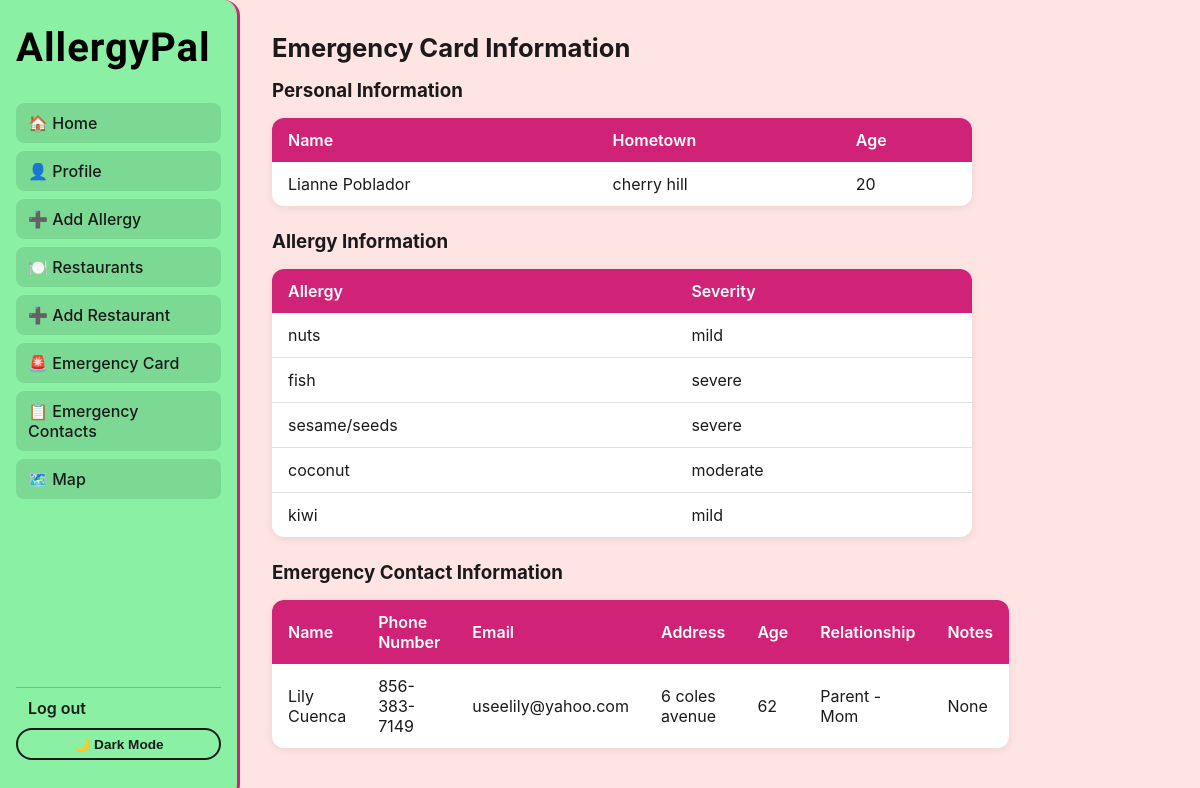
/emergency (signed in), run on the app's committed database.
### tables this page shows
CREATE TABLE users (
    id INTEGER PRIMARY KEY AUTOINCREMENT,
    email TEXT NOT NULL UNIQUE,
    username TEXT NOT NULL UNIQUE,
    hash TEXT NOT NULL,
    name TEXT NOT NULL,
    age INTEGER NOT NULL,
    hometown TEXT NOT NULL,
    food_pref TEXT NOT NULL,
    created_at DATE NOT NULL
);

CREATE TABLE user_allergies (
    user_id INTEGER NOT NULL,
    allergy_id INTEGER NOT NULL,
    severity TEXT NOT NULL,
    notes TEXT,
    PRIMARY KEY (user_id, allergy_id), -- user_id and allergy_id is how this table is referenced
    FOREIGN KEY (user_id) REFERENCES users(id), -- user_id must match real user.id in users
    FOREIGN KEY (allergy_id) REFERENCES allergies(id) -- allergy_id must reference an allergy in the allergies table with an ID
);

CREATE TABLE allergies (
    id INTEGER PRIMARY KEY AUTOINCREMENT,
    name TEXT NOT NULL,
    category TEXT
);

CREATE TABLE emergency_contacts (
    id INTEGER PRIMARY KEY AUTOINCREMENT,
    user_id INTEGER NOT NULL,
    contact_name TEXT NOT NULL,
    phone TEXT NOT NULL,
    age INTEGER,
    email TEXT,
    address TEXT,
    relationship TEXT,
    notes TEXT,
    FOREIGN KEY (user_id) REFERENCES users(id)
);

### app.py (the view)
@app.route("/emergency", methods=["GET"])
@login_required
def emergency():
    current = session["user_id"]
    user_info = db.execute(
        """SELECT name, age, hometown
        FROM users
        WHERE id = ?""",
        current)
    allergies = db.execute(
        """SELECT name, severity
        FROM user_allergies
        JOIN allergies
        ON user_allergies.allergy_id = allergies.id
        WHERE user_allergies.user_id = ?""",
        current)
    contacts = db.execute(
        """SELECT contact_name, phone, email, address, age, relationship, notes
        FROM emergency_contacts
        WHERE user_id = ?""",
        current)
    return render_template(
        "emergency.html",
        user_info = user_info,
        allergies = allergies,
        contacts = contacts,
    )

### helpers.py (called while the page is built)
def login_required(f):
    @wraps(f)
    def wrapped(*args, **kwargs):
        if session.get("user_id") is None:
            return redirect("/login")
        return f(*args, **kwargs)
    return wrapped

### templates/emergency.html (shortened to what this page needs)
{% extends "layout.html" %}
{% block body %}
<div class="container mt-4" style="max-width: 700px;">
    <h2 class="mb-4">Emergency Card Information</h2>
    {% if user_info %}
    <h3 class="mt-5 mb-3">Personal Information</h3>
    <table>
        <thead>
            <tr>
                <th>Name</th>
                <th>Hometown</th>
                <th>Age</th>
            </tr>
        </thead>
        <tbody>
            {% for u in user_info %}
            <tr>
                <td>{{ u.name }}</td>
                <td>{{ u.hometown }}</td>
                <td>{{ u.age }}</td>
            </tr>
            {% endfor %}
        </tbody>
    </table>
    {% endif %}
    {% if user_info %}
    <h3 class="mt-5 mb-3">Allergy Information</h3>
    <table>
        <thead>
            <tr>
                <th>Allergy</th>
                <th>Severity</th>
            </tr>
        </thead>
        <tbody>
            {% for a in allergies %}
            <tr>
                <td>{{ a.name }}</td>
                <td>{{ a.severity }}</td>
            </tr>
            {% endfor %}
        </tbody>
    </table>
    {% endif %}
    {% if user_info %}
    <h3 class="mt-5 mb-3">Emergency Contact Information</h3>
    <table>
        <thead>
            <tr>
                <th>Name</th>
                <th>Phone Number</th>
                <th>Email</th>
                <th>Address</th>
                <th>Age</th>
                <th>Relationship</th>
                <th>Notes</th>
            </tr>
        </thead>
        <tbody>
            {% for c in contacts %}
            <tr>
                <td>{{ c.contact_name }}</td>
                <td>{{ c.phone }}</td>
                <td>{{ c.email }}</td>
                <td>{{ c.address }}</td>
                <td>{{ c.age }}</td>
                <td>{{ c.relationship }}</td>
                <td>{{ c.notes }}</td>
            </tr>
            {% endfor %}
        </tbody>
    </table>
    {% endif %}
</div>
{% endblock %}

### static/styles.css (style rules this page uses)
:root { --red: #d02276; --green: #0f862d; --bg: #ffe4e4; --surface: #ff9f9f; --text: #1a1a1a; --sidebar-bg: #8af1a4; --sidebar-text: #1a1a1a; --border: #e0e0e0; }
* { margin: 0; padding: 0; box-sizing: border-box; }
body { background-color: var(--bg); color: var(--text); font-family: 'Inter', 'Segoe UI', sans-serif; transition: background-color 0.3s, color 0.3s; }
table { width: 100%; border-collapse: collapse; margin-bottom: 24px; background-color: white; border-radius: 12px; overflow: hidden; box-shadow: 0 2px 8px rgba(0,0,0,0.08); }
th { background-color: var(--red); color: white; padding: 12px 16px; text-align: left; font-weight: 600; }
td { padding: 12px 16px; border-bottom: 1px solid var(--border); }
tr:last-child td { border-bottom: none; }
h1, h2, h3 { color: var(--text); margin-bottom: 16px; }
h2 { font-size: 1.6rem; font-weight: 700; }

### data on the page
users: name "Lianne Poblador", hometown "cherry hill", age "20"
user_allergies: name "nuts", severity "mild"
user_allergies: name "fish", severity "severe"
user_allergies: name "sesame/seeds", severity "severe"
user_allergies: name "coconut", severity "moderate"
user_allergies: name "kiwi", severity "mild"
emergency_contacts: contact_name "Lily Cuenca", phone "856-383-7149", email "useelily@yahoo.com", address "6 coles avenue", age "62", relationship "Parent - Mom", notes "None"
